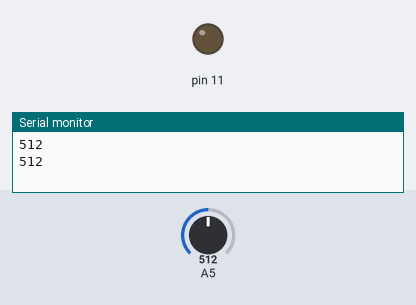
Simulated run of this sketch. Board: Arduino Uno, built with avr-gcc and run on an emulated ATmega328P. Parts: output pins drawn as LEDs (lit = HIGH), the last lines printed to the serial monitor. Dashed ring = blinking. Inputs (shaded band) come from the test bench; at power-on: A5 = 512.

Above: at 1.3 s.
1.4 s: A5 set to 581
2.9 s: A5 set to 614
At 3.15 s:
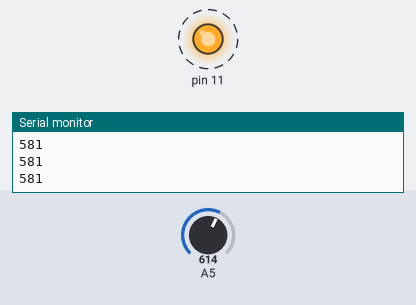
5.9 s: A5 set to 590
At 6.8 s:
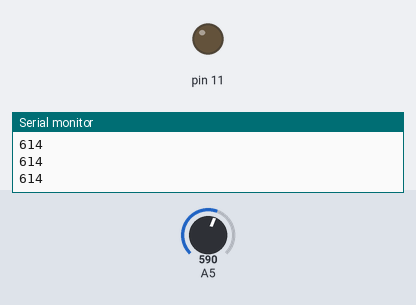
7.4 s: A5 set to 610
At 8.7 s:
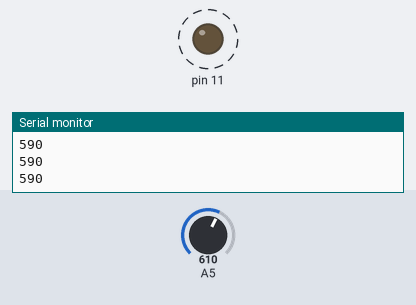
Timing chart, 0 to 11.4 s (numbered marks = the images above; inputs shaded):
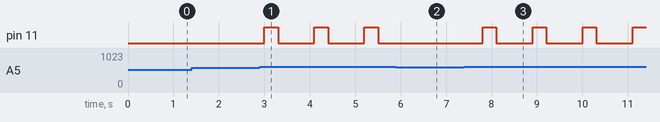

Measured:
- the behaviour switches between 599 and 600 on A5 (found by bisection; images 0 and 1)
- after the input at 2.9 s, pin 11: alternates HIGH for 0.30 s and LOW for 0.80 s, starting after 0.10 s
- after the input at 5.9 s, pin 11: stays LOW (without the input it goes to HIGH after 0.40 s)
- after the input at 7.4 s, pin 11: alternates HIGH for 0.30 s and LOW for 0.80 s, starting after 0.40 s

The sketch:

SensorDePulso.ino
```cpp
int pulso=0;

void setup()
{
  Serial.begin(9600);
  pinMode(A5, INPUT);
  pinMode(11, OUTPUT);
}

void loop()
{
  pulso= analogRead(A5);
  if(pulso>=600){
   digitalWrite(11, HIGH);
    delay(300);
    digitalWrite(11, LOW);
    delay(300);
  }
  delay(500);
 Serial.println(pulso);
}
```
